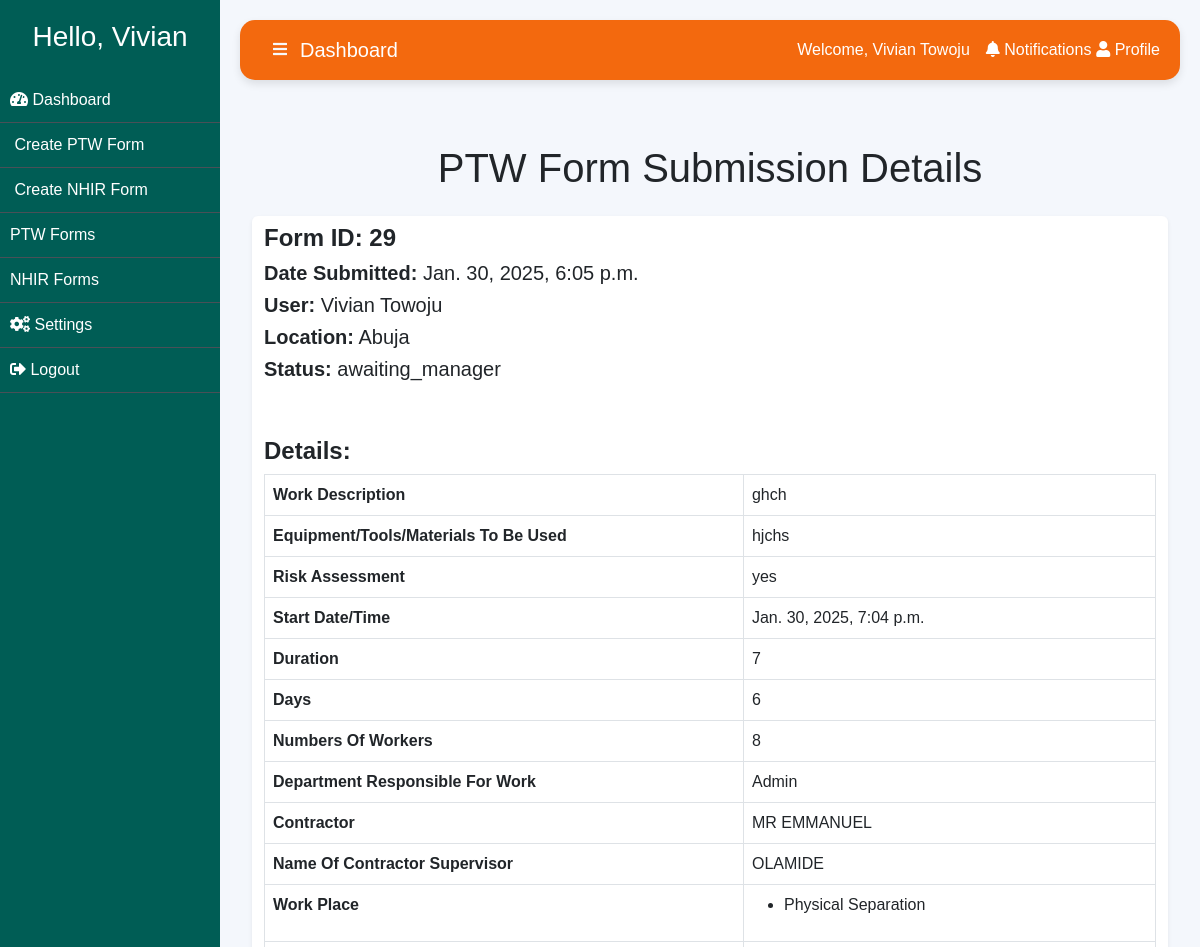
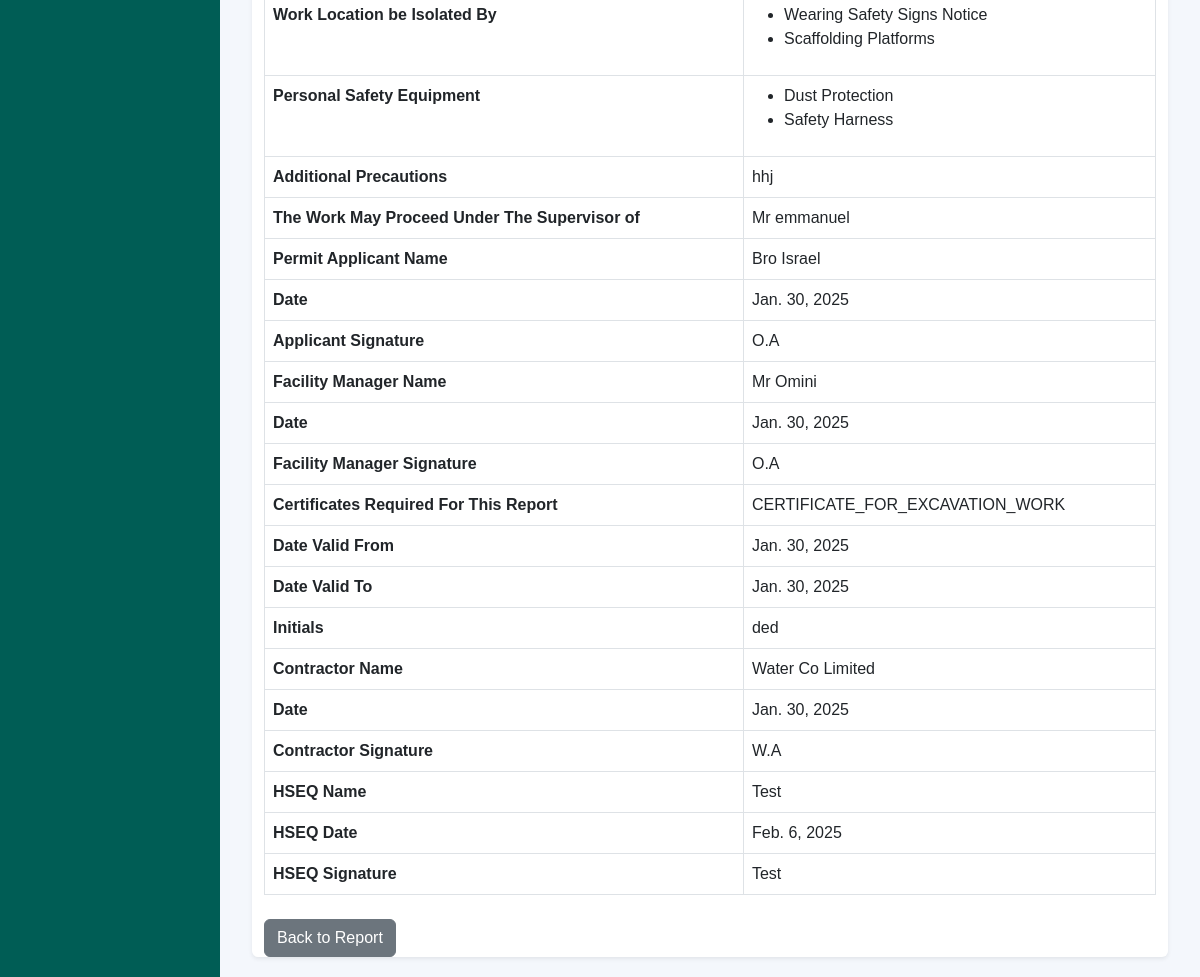
The page /view_form/29/ (signed in) on the database its author committed (2 pictures, top to bottom).
### app/models.py (models this page shows, shortened)
class PTWForm(models.Model):
    user = models.ForeignKey(User, null=True, on_delete=models.CASCADE)
    date_submitted = models.DateTimeField(auto_now_add=True, null=True)
    location = models.CharField(max_length=100)
    work_description = models.TextField(null=True)
    equipment_tools_materials = models.TextField(null=True)
    risk_assessment_done = models.CharField(max_length=3, choices=[('yes', 'Yes'), ('no', 'No')], null=True)
    start_datetime = models.DateTimeField(null=True)
    duration = models.CharField(max_length=255, null=True)
    days = models.IntegerField(null=True)
    workers_count = models.IntegerField(null=True)
    department = models.CharField(max_length=255, null=True)
    contractor = models.CharField(max_length=255, null=True)
    contractor_supervisor = models.CharField(max_length=255, null=True)
    work_place = models.ManyToManyField(SafetyPrecaution, blank=True)
    work_location_isolation = models.ManyToManyField(WorkLocationIsolation, blank=True)
    personal_safety = models.ManyToManyField(PersonalSafety, blank=True)
    additional_precautions = models.TextField(blank=True)
    supervisor_name = models.CharField(max_length=255, null=True)
    applicant_name = models.CharField(max_length=255, null=True)
    applicant_date = models.DateField(null=True)
    applicant_sign = models.CharField(max_length=255, null=True)
    facility_manager_name = models.CharField(max_length=255, null=True)
    facility_manager_date = models.DateField(null=True)
    facility_manager_sign = models.CharField(max_length=255, null=True)
    certificates_required = models.CharField(max_length=255, choices=[
        ('CERTIFICATE_FOR_EXCAVATION_WORK', 'CERTIFICATE_FOR_EXCAVATION_WORK'),
        ('CERTIFICATE_FOR_HOT_WORK', 'CERTIFICATE_FOR_HOT_WORK'),
        ('CERTIFICATE_FOR_ELECTRICAL_WORK', 'CERTIFICATE_FOR_ELECTRICAL_WORK'),
        ('GAS_TEST_FORM', 'GAS_TEST_FORM'),
        ('CERTIFICATE_FOR_CONFINED_SPACES', 'CERTIFICATE_FOR_CONFINED_SPACES'),
    ], blank=True, null=True)
    valid_from = models.DateField(null=True)
    valid_to = models.DateField(null=True)
    initials = models.CharField(max_length=100, null=True)
    contractor_name = models.CharField(max_length=255, null=True)
    contractor_date = models.DateField(null=True)
    contractor_sign = models.CharField(max_length=255, null=True)
    hseq_name = models.CharField(max_length=255, null=True)
    hseq_date = models.DateField(null=True)
    hseq_sign = models.CharField(max_length=255, null=True)
    manager_name = models.CharField(max_length=255, null=True)
    manager_date = models.DateField(null=True)
    manager_sign = models.CharField(max_length=255, null=True)
    status = models.CharField(
        max_length=20,
        choices=[
            ('awaiting_supervisor', 'Awaiting Supervisor Approval'),
            ('supervisor_signed', 'Supervisor Signed'),
            ('awaiting_manager', 'Awaiting Manager Approval'),
            ('manager_signed', 'Manager Signed'),
            ('approved', 'Approved'),
            ('disapproved', 'Disapproved'),
        ],
        default='awaiting_supervisor',
    )

class SafetyPrecaution(models.Model):
    name = models.CharField(max_length=255)
    def __str__(self):
        return f"{self.name}"

class WorkLocationIsolation(models.Model):
    name = models.CharField(max_length=255)
    def __str__(self):
        return self.name

class PersonalSafety(models.Model):
    name = models.CharField(max_length=255)
    def __str__(self):
        return self.name

### app/views.py (the view)
# urls.py: path('view_form/<int:pk>/', views.view_form, name='view_form'),
@login_required(login_url='login')
def view_form(request, pk):
    submission = get_object_or_404(PTWForm, pk=pk)
    return render(request, 'view_form.html', {'submission': submission})

### app/templates/view_form.html (shortened to what this page needs)
{% extends 'base.html' %}
{% block content %}
<div class="container mt-5">
    <h1 class="text-center mb-4 mt-2 pt-3">PTW Form Submission Details</h1>
<div class="container shadow-sm bg-white" style="border-radius: 0.375rem;">
    <div class="card-body">
        <h4 class="pt-2"><strong>Form ID:  {{ submission.id }} </strong></h4>
        <h5><strong>Date Submitted:</strong> {{ submission.date_submitted }}</h5>
        <h5><strong>User:</strong> {{ submission.user.get_full_name }}</h5>
        <h5><strong>Location:</strong> {{ submission.location }}</h5>
        <h5><strong>Status:</strong> {{ submission.status }}</h5>
        <br><br>
        <h4><strong>Details:</strong></h4>
        <table class="table table-bordered">
            <tbody>
                <tr>
                    <th>Work Description</th>
                    <td>{{ submission.work_description }}</td>
                </tr>
                <tr>
                    <th>Equipment/Tools/Materials To Be Used</th>
                    <td>{{ submission.equipment_tools_materials }}</td>
                </tr>
                <tr>
                    <th>Risk Assessment</th>
                    <td>{{ submission.risk_assessment_done }}</td>
                </tr>
                <tr>
                    <th>Start Date/Time</th>
                    <td>{{ submission.start_datetime }}</td>
                </tr>
                <tr>
                    <th>Duration</th>
                    <td>{{ submission.duration }}</td>
                </tr>
                <tr>
                    <th>Days</th>
                    <td>{{ submission.days }}</td>
                </tr>
                <tr>
                    <th>Numbers Of Workers</th>
                    <td>{{ submission.workers_count }}</td>
                </tr>
                <tr>
                    <th>Department Responsible For Work</th>
                    <td>{{ submission.department }}</td>
                </tr>
                <tr>
                    <th>Contractor</th>
                    <td>{{ submission.contractor }}</td>
                </tr>
                <tr>
                    <th>Name Of Contractor Supervisor</th>
                    <td>{{ submission.contractor_supervisor }}</td>
                </tr>
                <tr>
                    <th>Work Place</th>
                    <td>
                        <ul>
                            {%  for item in submission.work_place.all %}
                                <li>{{ item }}</li>
                            {% endfor %}
                        </ul>
                    </td>
                </tr>
                <tr>
                    <th>Work Location be Isolated By</th>
                    <td>
                        <ul>
                            {%  for item in submission.work_location_isolation.all %}
                                <li>{{ item }}</li>
                            {% endfor %}
                        </ul>
                    </td>
                </tr>
                <tr>
                    <th>Personal Safety Equipment</th>
                    <td>
                        <ul>
                            {%  for item in submission.personal_safety.all %}
                                <li>{{ item }}</li>
                            {% endfor %}
                        </ul>
                    </td>
                </tr>
                {% if submission.additional_precautions %}
                <tr>
                    <th>Additional Precautions</th>
                    <td>{{ submission.additional_precautions }}</td>
                </tr>
                {% endif %}
                <tr>
                    <th>The Work May Proceed Under The Supervisor of</th>
                    <td>{{ submission.supervisor_name }}</td>
                </tr>
                <tr>
                    <th>Permit Applicant Name</th>
                    <td>{{ submission.applicant_name }}</td>
                </tr>
                <tr>
                    <th>Date</th>
                    <td>{{ submission.applicant_date }}</td>
                </tr>
                <tr>
                    <th>Applicant Signature</th>
                    <td>{{ submission.applicant_sign }}</td>
                </tr>
                <tr>
                    <th>Facility Manager Name</th>
                    <td>{{ submission.facility_manager_name }}</td>
                </tr>
                <tr>
                    <th>Date</th>
                    <td>{{ submission.facility_manager_date }}</td>
                </tr>
                <tr>
                    <th>Facility Manager Signature</th>
                    <td>{{ submission.facility_manager_sign }}</td>
                </tr>
                <tr>
                    <th>Certificates Required For This Report</th>
                    <td>{{ submission.certificates_required }}</td>
                </tr>
                <tr>
                    <th>Date Valid From</th>
                    <td>{{ submission.valid_from }}</td>
                </tr>
                <tr>
                    <th>Date Valid To</th>
                    <td>{{ submission.valid_to }}</td>
                </tr>
                <tr>
                    <th>Initials</th>
                    <td>{{ submission.initials }}</td>
                </tr>
                <tr>
                    <th>Contractor Name</th>
                    <td>{{ submission.contractor_name }}</td>
                </tr>
                <tr>
                    <th>Date</th>
                    <td>{{ submission.contractor_date }}</td>
                </tr>
                <tr>
                    <th>Contractor Signature</th>
                    <td>{{ submission.contractor_sign }}</td>
                </tr>
                <tr>
                    <th> HSEQ Name</th>
                    <td>{{ submission.hseq_name }}</td>
                </tr>
                <tr>
                    <th> HSEQ Date</th>
                    <td>{{ submission.hseq_date }}</td>
                </tr>
                <tr>
                    <th> HSEQ Signature</th>
                    <td>{{ submission.hseq_sign }}</td>
                </tr>
            </tbody>
        </table>
        <div class="mt-4">
            <a href="{% url 'form_list' %}" class="btn btn-secondary">Back to Report</a>
        </div>
    </div>
</div>
</div>
{% endblock content %}

### app/templates/base.html (shortened to what this page needs)
<!DOCTYPE html>
<html lang="en">
<head>
    <link href="https://cdn.jsdelivr.net/npm/bootstrap@5.3.0-alpha1/dist/css/bootstrap.min.css" rel="stylesheet">
    <link rel="stylesheet" href="https://cdnjs.cloudflare.com/ajax/libs/font-awesome/5.15.3/css/all.min.css">
    <link href="https://cdn.jsdelivr.net/npm/aos@2.3.4/dist/aos.css" rel="stylesheet">
</head>
<body>
    <div class="sidebar" id="sidebar">
        <div class="text-center text-white mb-4">
            <h3>Hello, {{request.user.first_name}}</h3>
        </div>
        {% if is_staff or is_vendor %}
            <a href="{% url 'client' %}" ><i class="fas fa-tachometer-alt"></i> Dashboard</a>
            <a href="{% url 'create_form' %}"> Create PTW Form</a>
            <a href="{% url 'create_nhis' %}"> Create NHIR Form</a>
            <a href="{% url 'form_list' %}">PTW Forms</a>
            <a href="{% url 'nhis_list' %}">NHIR Forms</a>
            <a href="#"><i class="fas fa-cogs"></i> Settings</a>
            <a href="{% url 'logout' %}"><i class="fas fa-sign-out-alt"></i> Logout</a>
        {% endif %}
    </div>
    <div class="content" id="content">
        <nav class="top-navbar navbar navbar-expand-lg d-flex justify-content-between mb-5">
            <button class="btn text-light" id="toggleSidebar">
                <i class="fas fa-bars"></i>
            </button>
            {% if is_staff or is_vendor  %}
                <a class="navbar-brand" href="{% url 'client' %}">Dashboard</a>
            {% elif is_supervisor %}
                <a class="navbar-brand" href="{% url 'supervisor' %}">Supervisor Dashboard</a>
            {% else %}
                <a class="navbar-brand" href="{% url 'manager' %}">Manager Dashboard</a>
            {% endif %}
            <div class="d-flex align-items-center ms-auto">
                <span class="user-name me-3">Welcome, {{request.user.first_name}} {{request.user.last_name}}</span>
                <a class="nav-link" href="#" style="padding-right: 0.3rem;"><i class="fas fa-bell"></i> Notifications</a>
                <a class="nav-link" href="#"><i class="fas fa-user"></i> Profile</a>
            </div>
        </nav>
        {% block content%}
		{% endblock %}
</body>
</html>

### app/templates/base.html (style rules this page uses)
body { font-family: Arial, sans-serif; background-color: #f4f7fc; }
.sidebar { background-color: #005d55; min-height: 100vh; padding-top: 20px; transition: width 0.3s; width: 220px; position: fixed; top: 0; bottom: 0; }
.sidebar a { color: white; text-decoration: none; padding: 10px; display: block; border-bottom: 1px solid #495057; }
.content { margin-left: 220px; padding: 20px; transition: margin-left 0.3s ease; }
.top-navbar { background-color:rgb(243, 105, 14); color: white; padding: 10px 20px; border-radius: 15px; box-shadow: 0 4px 8px rgba(0, 0, 0, 0.1); transition: background-color 0.3s ease; }
.top-navbar .navbar-brand { color: white; }
.top-navbar .nav-link { color: white; }
.top-navbar .user-name { color: white; font-size: 1rem; }
.card-body h5 { font-size: 1.25rem; }

### rows shown on the page
PTWForm: id "29", date_submitted "Jan. 30, 2025, 6:05 p.m.", user.get_full_name "Vivian Towoju", location "Abuja", status "awaiting_manager", work_description "ghch", equipment_tools_materials "hjchs", risk_assessment_done "yes", start_datetime "Jan. 30, 2025, 7:04 p.m.", duration "7", days "6", workers_count "8", department "Admin", contractor "MR EMMANUEL", contractor_supervisor "OLAMIDE", additional_precautions "hhj", supervisor_name "Mr emmanuel", applicant_name "Bro Israel", applicant_date "Jan. 30, 2025", applicant_sign "O.A", facility_manager_name "Mr Omini", facility_manager_date "Jan. 30, 2025", facility_manager_sign "O.A", certificates_required "CERTIFICATE_FOR_EXCAVATION_WORK", valid_from "Jan. 30, 2025", valid_to "Jan. 30, 2025", initials "ded", contractor_name "Water Co Limited", contractor_date "Jan. 30, 2025", contractor_sign "W.A", hseq_name "Test", hseq_date "Feb. 6, 2025", hseq_sign "Test"
SafetyPrecaution: name "Physical Separation"
WorkLocationIsolation: name "Wearing Safety Signs Notice"
WorkLocationIsolation: name "Scaffolding Platforms"
PersonalSafety: name "Dust Protection"
PersonalSafety: name "Safety Harness"

### other values the page prints
{{ request.user.first_name }} "Vivian"
{{ request.user.last_name }} "Towoju"
